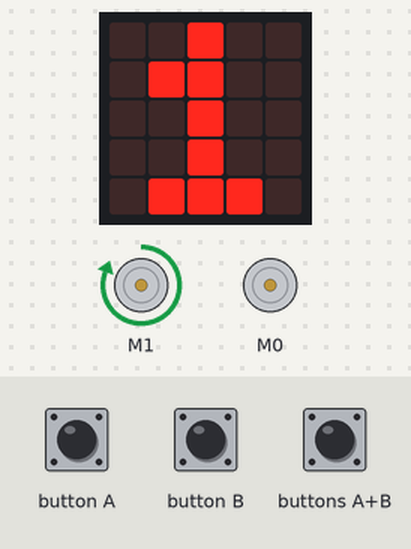
Bench run of a program on a simulated Calliope mini (MakeCode). Parts: 2 × DC motor (green arrow = forward, orange = backward, longer = faster), the board's 5×5 LED display. Inputs (shaded band) come from the test bench.

Above: at 0.1 s.
3.9 s: buttons A+B pressed for 0.15 s
At 6.0 s:
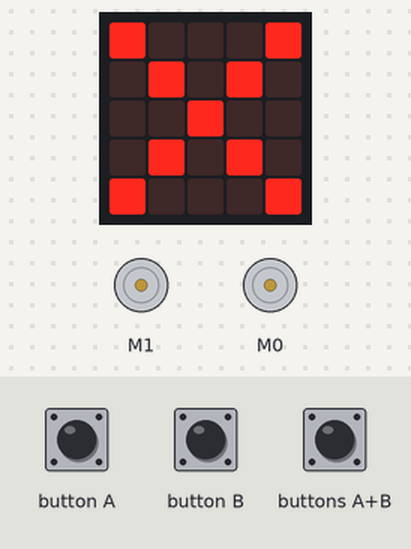
7.0 s: button A pressed for 0.15 s
At 8.5 s:
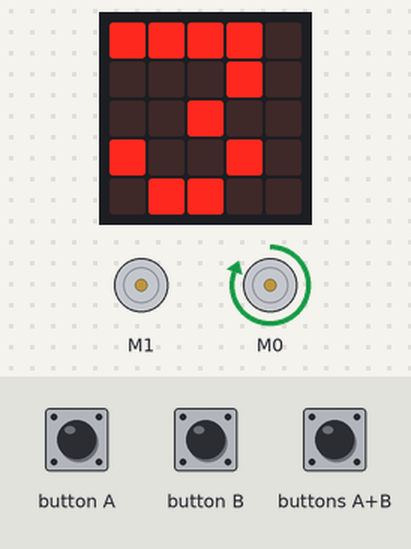
10.1 s: buttons A+B pressed for 1 s
At 11.5 s:
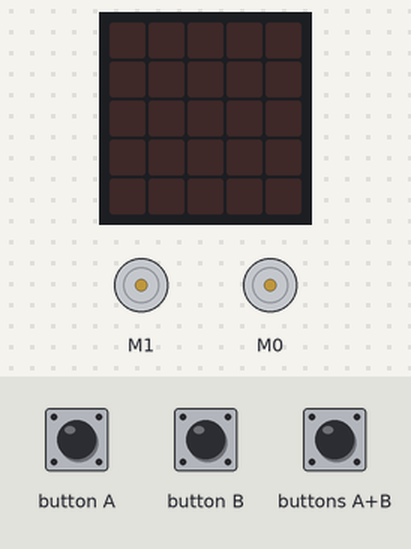
12.6 s: button A pressed for 0.15 s
At 13.3 s:
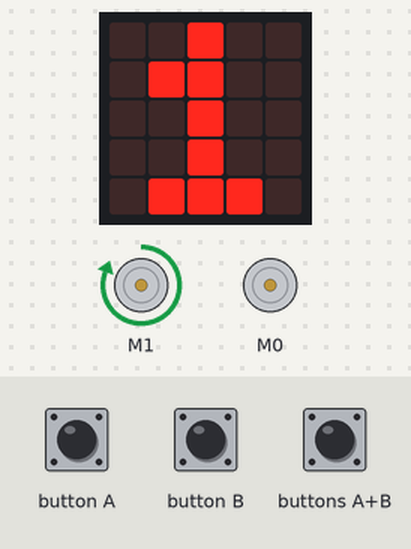
Timing chart, 0 to 16.7 s (numbered marks = the images above; inputs shaded):
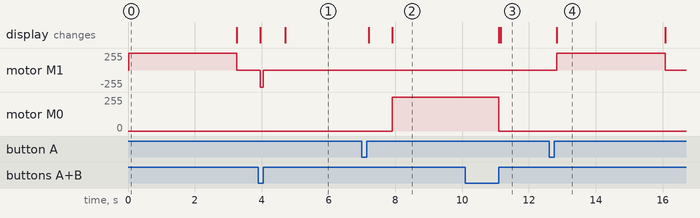

Measured:
- after the input at 3.9 s, the display: first differs from a run without the input after 0.80 s (image 1)
- after the input at 7.0 s, motor M0: stopped → forward 255/255 after 0.90 s; the display: first differs from a run without the input after 0.90 s (image 2)
- after the input at 10.1 s, motor M1: stays stopped (without the input it goes to forward 255/255 after 1.8 s); the display: first changes after 1.0 s (image 3 shows a later state)
- after the input at 12.6 s, motor M1: stopped → forward 255/255 after 0.23 s, → stopped 3.3 s later; the display: changes after 0.23 s (image 4)

The program:

main.ts
```typescript
// MOTOR PIN TEST 2 – Calliope mini 1.3, full power
// Paste into makecode.calliope.cc → JavaScript view, then download.
// Push the motor wires FIRMLY into the holes (jumper wires or bare wire ends pushed in, not just held).
// Watch the display number and note in which phase the motor turns:
//   1 = single motor, forward (100 %)      2 = single motor, backward (100 %)
//   3 = only output "M0" on (100 %)        4 = only output "M1" on (100 %)
// A+B stops, A restarts.

let running = true

input.onButtonPressed(Button.AB, function () {
    running = false
    motors.motorPower(0)
    motors.dualMotorPower(Motor.M0_M1, 0)
    basic.showIcon(IconNames.No)
})
input.onButtonPressed(Button.A, function () {
    running = true
})

function phase(n: number) {
    basic.showNumber(n)
    basic.pause(2500)
    motors.motorPower(0)
    motors.dualMotorPower(Motor.M0_M1, 0)
    basic.clearScreen()
    basic.pause(700)
}

basic.forever(function () {
    if (!running) { basic.pause(100); return }
    motors.motorPower(100); phase(1)
    if (!running) return
    motors.motorPower(-100); phase(2)
    if (!running) return
    motors.dualMotorPower(Motor.M0, 100); phase(3)
    if (!running) return
    motors.dualMotorPower(Motor.M1, 100); phase(4)
})
```
